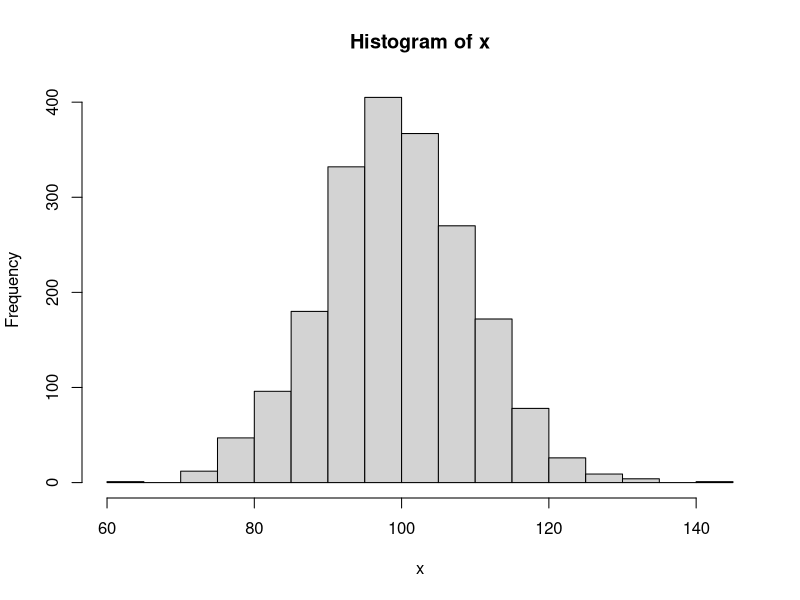
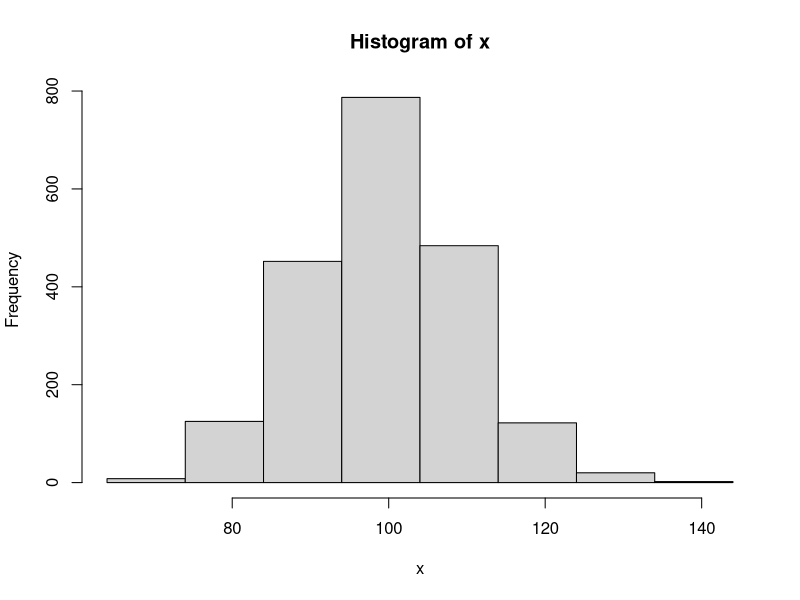
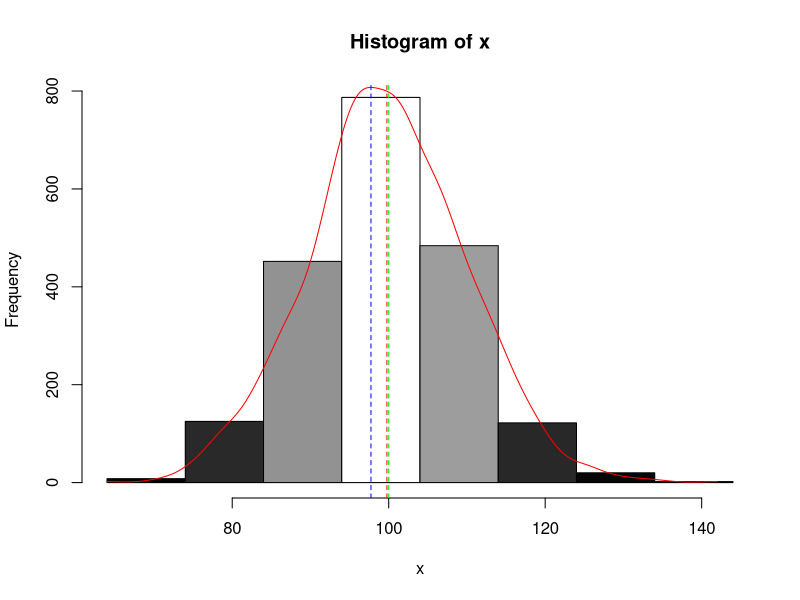

Write the R code that produced these figures, in order.
x = rpois(2000, 100)
hist(x)
#h = hist(x,breaks=100)
range()
h = hist(x,breaks=seq(min(x), max(x) + 10, by = 10))
cols = rgb(h$counts, h$counts, h$counts, maxColorValue = max(h$counts))
hist(x,breaks=seq(min(x), max(x)+10, by = 10), col = cols)
#barplot(h$counts, col = cols)
#lines(density(x),col='blue')
d = density(x,from=min(x),to=max(x),bw=2)
lines(d$x,d$y*sum(h$counts)*(h$breaks[2]-h$breaks[1]),col='red')
#lines(0:100,90+sin(0:100/10)*10)
abline(v = mean(x),lty=2,col='red')
abline(v = median(x),lty=2,col='green')
abline(v = d$x[which.max(d$y)],lty=2,col='blue')

